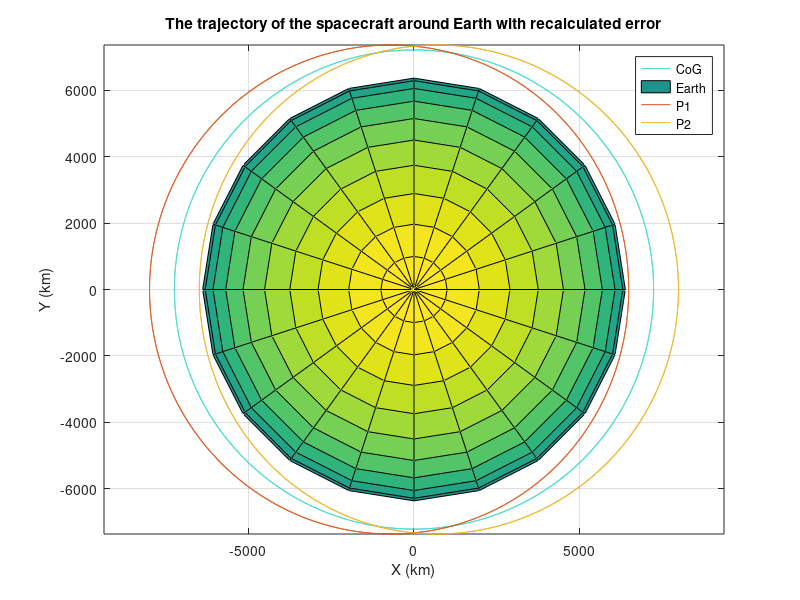
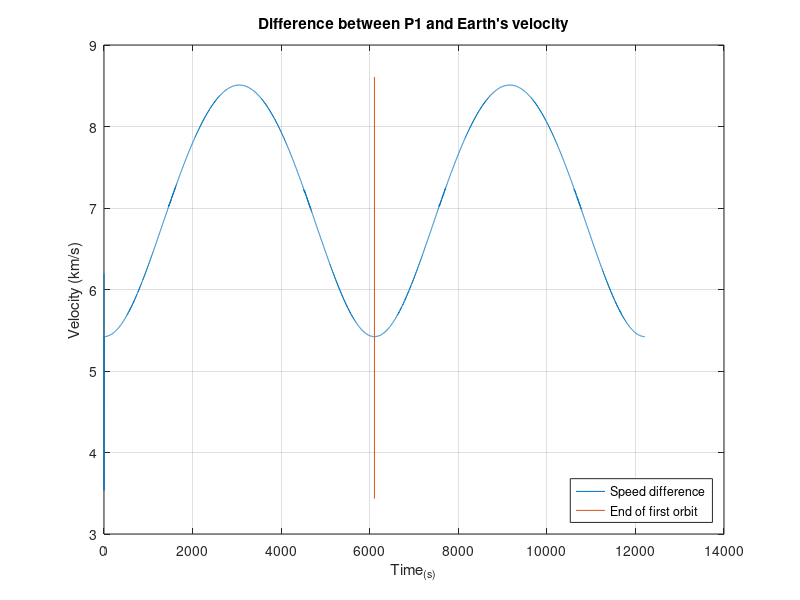

The MATLAB script that drew these images, in order:
function diss_test2_4
fprintf('\n')
warning('off')

% Provides orbit of satellite in Circular orbit, i = 0

% Earth
mu = 398600; %km^3 s^-2
RE = 6371; %km
%g0 = 9.81e-3; %km/s
karmin_line = 100; %km

%Earth's rotation
T_Earth = 86164.0905; %One sidereal day
omega_Earth = 2*pi/T_Earth;
velo_Earth = omega_Earth*RE;

% input
inputs = {'Number of rotations per orbit: (Recommended 1-3)','Length of tether: (Recommended 100-1800)'};
title_input = 'Rotations and Length';
dims = [1 40];
hint = {'2','1500'};
control = inputdlg(inputs,title_input,dims,hint);
rot_orbit = str2double(control{1}); %Number of rotations per orbit
sat_length = str2double(control{2}); %Length of tether
fprintf('Number of rotations = %g\n',rot_orbit)
fprintf('Length of tether = %gkm\n\n',sat_length)
tic
% Sat information

sat_radius = sat_length/2; %km
a = RE + sat_radius + karmin_line; % Distance from centre of the Earth
theta_s = 0; %theta at the start of the run

% Orbit information
T = 2 * pi * sqrt(a^3/mu); % Time period
v_orb = (2*pi*a)/T; % Orbital velocity
delta_theta = 2*pi*rot_orbit; % Total angle change over orbit 

omega = delta_theta/T; % Angular velocity

% Cartesian Coordinates
% As the satellite is orbiting the equator, we will look in the [x y]
% coordinates
e_hat_r = [cos(theta_s); sin(theta_s)]; % Unit vector
r_ = a*e_hat_r; % Postions vector [X Y 0]
e_hat_theta = [-sin(theta_s); cos(theta_s)];
v_ = v_orb*e_hat_theta; % Velocity vector [x y 0]

r_P1_orb = a-sat_radius; % v = d/t where d = pi*diameter
r_P2_orb = a+sat_radius;

r_P1 = r_P1_orb*e_hat_r;
r_P2 = r_P2_orb*e_hat_r;

v_P1_orb = (2*pi*(a-sat_radius))/T;
v_P2_orb = (2*pi*(a+sat_radius))/T;

v_P1 = v_P1_orb.*e_hat_theta;%((2*pi*(a-sat_radius))/T)*e_hat_theta;
v_P2 = v_P2_orb.*e_hat_theta;%((2*pi*(a+sat_radius))/T)*e_hat_theta;

theta = theta_s;

% Initial conditions
initial_conditions = [r_(1) r_(2) v_(1) v_(2) theta 0 r_P1(1) r_P1(2)...
    r_P2(1) r_P2(2) v_P1(1) v_P1(2) v_P2(1) v_P2(2)];

fprintf('Please wait while I run some calculations,\nyour buisness is important to us... *♫Hold Music♫*\n\n')

U = initial_conditions;
%options = odeset('abstol',0.0001,'reltol',0.00001);

[~,U] = ode23(@spinny_boi, [0 2*T], U);%, options);
x = U(:,1); y = U(:,2); u_CoG = U(:,3); v_CoG = U(:,4); theta = U(:,5); ...
    time = U(:,6); x_P1 = U(:,7); y_P1 = U(:,8); x_P2 = U(:,9); ...
    y_P2 = U(:,10); u_P1 = U(:,11); v_P1 = U(:,12); u_P2 = U(:,13);...
    v_P2 = U(:,14);
 
fprintf('Thank you for waiting \n\n')

%fprintf('The difference between the inital and final position of the trajectory is %0.2gkm (%0.4gkm)\n',close_diff,close_diff)

figure(1)
plot(x,y,'color',[61/255 217/255 201/255])

xlabel('X (km)'),ylabel('Y (km)'),zlabel('Z (km)'),title('The trajectory of the spacecraft around Earth with recalculated error')
grid on
hold on
[X,Y,Z] = sphere;
surf(X*RE,Y*RE,Z*RE)
axis equal

plot(x_P1, y_P1)

plot(x_P2, y_P2)
legend CoG Earth P1 P2
hold off

P_dist_hold = sqrt((x_P1-x_P2).^2+(y_P1-y_P2).^2);
P1_dist = sqrt(x_P1.^2+y_P1.^2);
P2_dist = sqrt(x_P2.^2+y_P2.^2);


%figure(2)
%plot(time,P_dist_hold)
%title('P distance')
%ylim([min(P_dist_hold)-1 max(P_dist_hold)+1])

%figure(3)
%plot(time,P1_dist)
%title('P1 distance')
%ylim([min(P1_dist)-1 max(P1_dist)+1])

%figure(4)
%plot(time,P2_dist)
%title('P2 distance')
%ylim([min(P2_dist)-1 max(P2_dist)+1])

velo_P1 = sqrt(u_P1.^2+v_P1.^2);
%velo_P2 = sqrt(u_P2.^2+v_P2.^2);
%velo_CoG = sqrt(u_CoG.^2+v_CoG.^2);

%figure(5)
%plot(time,velo_P1)
%title('P1 velocity')
%ylim([min(velo_P1)-1 max(velo_P1)+1])

%figure(6)
%plot(time,velo_P2)
%title('P2 velocity')
%ylim([min(velo_P2)-1 max(velo_P2)+1])

%figure(7)
%plot(time,velo_CoG)
%title('CoG velocity')
%ylim([min(velo_CoG)-1 max(velo_CoG)+1])

diff_velo_P1_Earth = velo_P1 - velo_Earth;

figure(8)

plot(time, diff_velo_P1_Earth)
hold on
title('Difference between P1 and Earth''s velocity')
xlabel('Time_(_s_)'), ylabel('Velocity (km/s)')
grid on
plot([T,T], [min(diff_velo_P1_Earth)-0.1, max(diff_velo_P1_Earth)+0.1])
legend({'Speed difference', 'End of first orbit'}, 'Location','southeast')
hold off

toc

fprintf('%g\n',mean(P_dist_hold))
fprintf('%g\n',mean(P1_dist))
fprintf('%g\n',mean(P2_dist))

    function dU = spinny_boi(t,U)
    dU = zeros(size(U));
    x = U(1);
    y = U(2);
    u_CoG = U(3);
    v_CoG = U(4);
    theta = U(5);
    time = U(6);
    x_P1 = U(7); 
    y_P1 = U(8); 
    x_P2 = U(9); 
    y_P2 = U(10); 
    u_P1 = U(11); 
    v_P1 = U(12); 
    u_P2 = U(13); 
    v_P2 = U(14); 
    
    % Equations for delta of each value
    r = sqrt(x^2 + y^2);
    
    dU(1) = u_CoG;
    dU(2) = v_CoG;
    dU(3) = -(mu*x)/r^3;
    dU(4) = -(mu*y)/r^3;

    dU(5) = omega*(t-time);
    dU(6) = t - time;
    theta = omega*t;
    e_hat_rP = [cos(theta); sin(theta)];
    
    dU(7) = (x - x_P1) - (sat_radius*e_hat_rP(1));
    dU(8) = (y - y_P1) - (sat_radius*e_hat_rP(2));
    dU(9) = (x- x_P2) + (sat_radius*e_hat_rP(1));
    dU(10) = (y - y_P2) + (sat_radius*e_hat_rP(2));

    r_P1 = sqrt(x_P1^2 + y_P1^2);
    r_P2 = sqrt(x_P2^2 + y_P2^2);

    %e_hat_thetaP = [-sin(theta); cos(theta)];

    dU(11) = dU(7) - u_P1;
    dU(12) = dU(8) - v_P1; 
    %((2*pi*(y_P1-sat_radius))/T)*e_hat_thetaP(2); %(y - y_P1)*e_hat_thetaP(2);
    dU(13) = dU(9) - u_P2;
    dU(14) = dU(10) - v_P2;
end
end